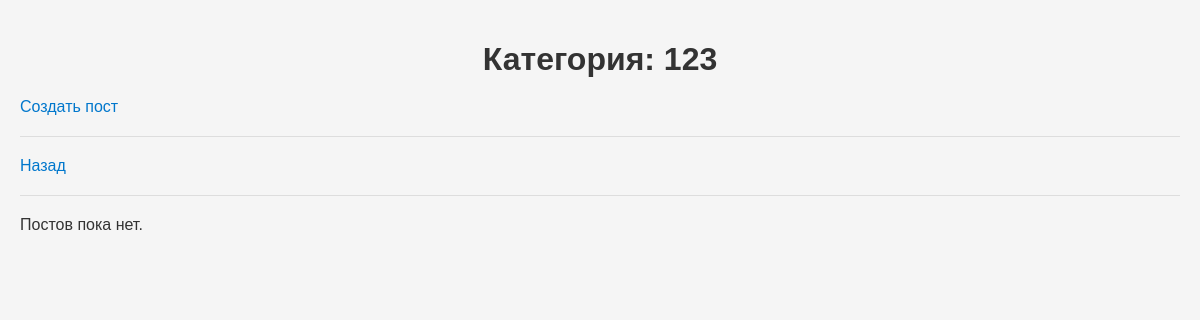
The app's page /1/, older data.
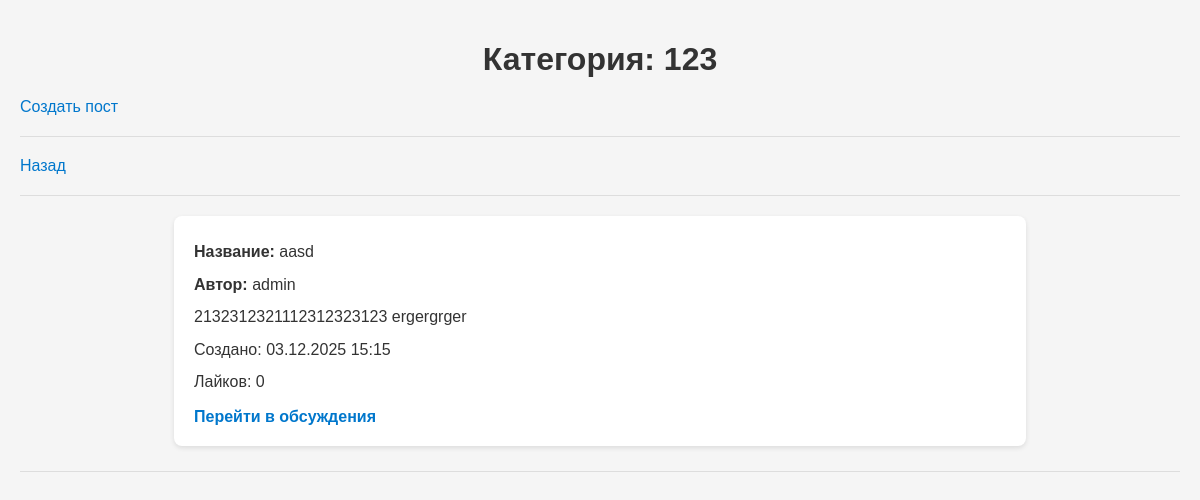
The same page, newer data.
### categories/models.py (models this page shows, shortened)
class Category(models.Model):
    title = models.CharField(max_length=255)
    description = models.TextField()
    image = models.ImageField(upload_to='category_images/')

### posts/models.py (models this page shows, shortened)
class Post(models.Model):
    name = models.CharField(max_length=255)
    category = models.ForeignKey(Category, on_delete=models.CASCADE, related_name='posts')
    author = models.ForeignKey(User, on_delete=models.CASCADE, related_name='posts')
    text = models.TextField()
    likes = models.ManyToManyField(User, related_name='liked_posts', blank=True)
    created_at = models.DateTimeField(auto_now_add=True)

### categories/views.py (the view)
# urls.py: path('<int:category_id>/', views.category_detail, name='category_detail'),
def category_detail(request, category_id):
    category = get_object_or_404(Category, id=category_id)
    posts = category.posts.all().select_related('author')
    return render(request, 'categories/category_detail.html', {
        'category': category,
        'posts': posts,
    })

### categories/templates/categories/category_detail.html (shortened to what this page needs)
{% load static %}
<!DOCTYPE html>
<html lang="en">
<head>
    <link rel="stylesheet" href="{% static 'categories/category_detail.css' %}">
</head>
<body>
    <h1>Категория: {{ category.title }}</h1>
    <a href="{% url 'create_post' category.id %}">Создать пост</a>
    <hr>
    <a href="{% url 'categories_index' %}">Назад</a>
    <hr>
    {% for post in posts %}
    <div class="card">
        <p><b>Название:</b> {{ post.name }}</p>
        <p><b>Автор:</b> {{ post.author.username }}</p>
        <p>{{ post.text }}</p>
        <p>Создано: {{ post.created_at|date:"d.m.Y H:i" }}</p>
        <p>Лайков: {{ post.likes.count }}</p>
        <a href="{% url 'post_detail' post.id %}">Перейти в обсуждения</a>
    </div>
    <hr>
    {% empty %}
    <p>Постов пока нет.</p>
    {% endfor %}
</body>
</html>

### categories/static/categories/category_detail.css (style rules this page uses)
body { font-family: Arial, sans-serif; margin: 0; padding: 20px; background: #f5f5f5; color: #333; }
h1 { text-align: center; margin-bottom: 20px; }
a { text-decoration: none; color: #0077cc; }
.card { background: white; border-radius: 8px; padding: 20px; margin-bottom: 25px; box-shadow: 0 2px 5px rgba(0,0,0,0.1); display: flex; flex-direction: column; width: 70%; margin-left: auto; margin-right: auto; }
.card p { margin: 5px 0; line-height: 1.4; }
.card a { margin-top: 10px; display: inline-block; font-weight: bold; }
hr { border: none; height: 1px; background: #ddd; margin: 20px 0; }

Row changes from the older to the newer data that the page shows:
added Post: name "aasd", author.username "admin", text "2132312321112312323123 ergergrger", created_at "03.12.2025 15:15", likes.count "0"
Text that changed along with them:
text no longer shown: "Постов пока нет."
